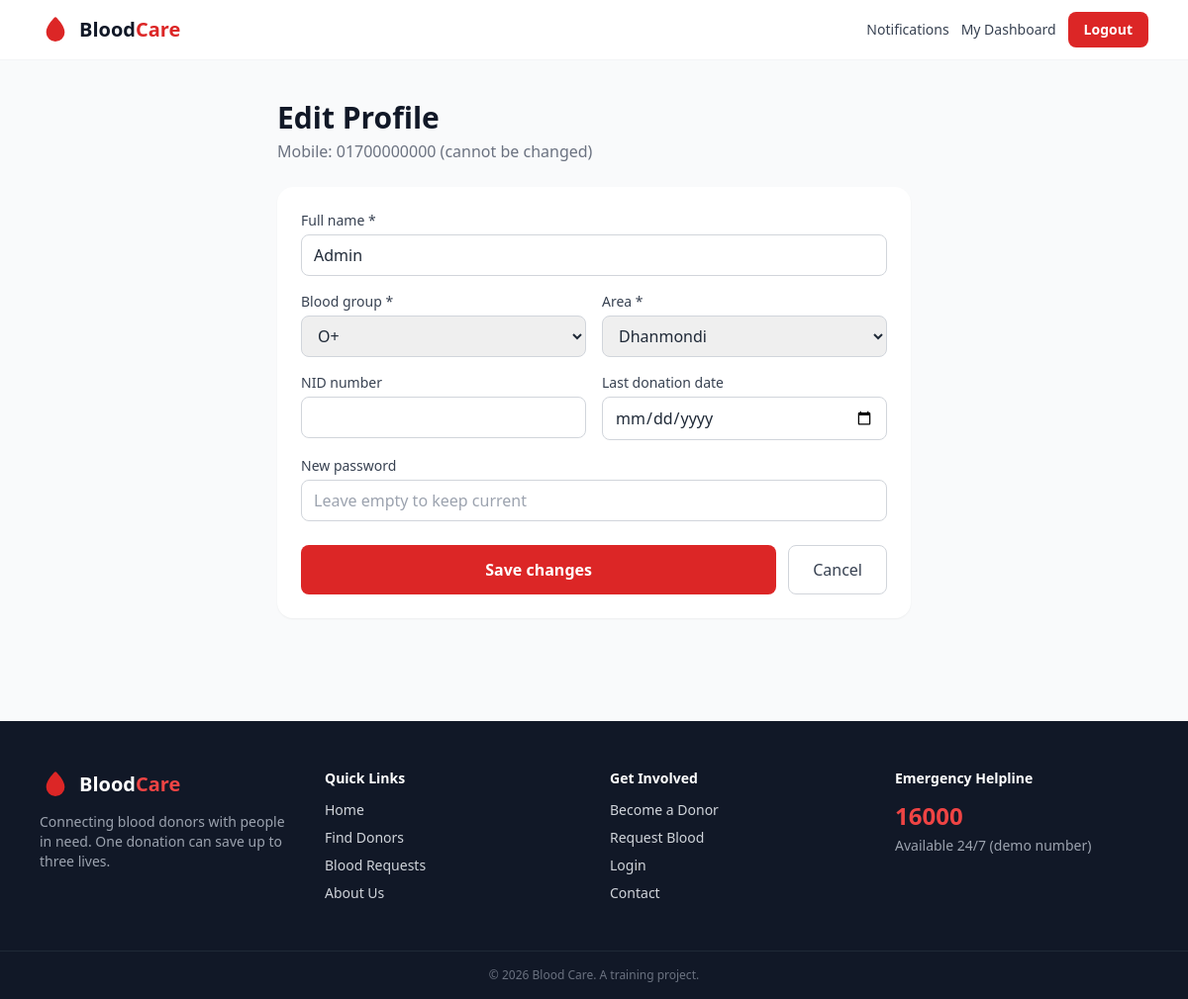
The app's page /profile.php (signed in) with its own data.
### tables this page shows
CREATE TABLE `users` (
  `id` int(11) NOT NULL AUTO_INCREMENT,
  `name` varchar(100) NOT NULL,
  `mobile_no` varchar(15) NOT NULL,                 
  `password` varchar(255) NOT NULL,                 
  `blood_group` varchar(10) NOT NULL,
  `area_id` int(11) DEFAULT NULL,
  `dob` date DEFAULT NULL COMMENT 'dob=date of birth',
  `nid` varchar(20) DEFAULT NULL,                   
  `last_donation_date` date DEFAULT NULL,
  `is_verified` tinyint(1) NOT NULL DEFAULT 0,      
  `status` tinyint(1) NOT NULL DEFAULT 1 COMMENT '1=active, 2= unavailable,3=inactive',   
  `role` enum('user','admin') NOT NULL DEFAULT 'user',   
  PRIMARY KEY (`id`),
  UNIQUE KEY `mobile_no` (`mobile_no`),
  CONSTRAINT `fk_users_area` FOREIGN KEY (`area_id`) REFERENCES `areas` (`id`) ON DELETE SET NULL    
);

### profile.php (the view, shortened to what this page needs)
<?php
require_once 'includes/functions.php';
$user = current_user();
require 'includes/header.php';
?>
  <main class="mx-auto max-w-2xl px-4 py-10">
    <h1 class="text-3xl font-bold text-gray-900">Edit Profile</h1>
    <p class="mt-1 text-gray-500">Mobile: <?= e($user['mobile_no']) ?> (cannot be changed)</p>
    <form method="post" action="profile.php" class="mt-6 rounded-2xl bg-white p-6 shadow-sm">
      <div class="grid gap-4 sm:grid-cols-2">
        <div class="sm:col-span-2">
          <label for="name" class="mb-1 block text-sm font-medium text-gray-700">Full name *</label>
          <input id="name" name="name" type="text" value="<?= e($user['name']) ?>" required class="<?= INPUT_CLASS ?>">
        </div>
        <div>
          <label for="blood-group" class="mb-1 block text-sm font-medium text-gray-700">Blood group *</label>
          <select id="blood-group" name="blood_group" required class="<?= INPUT_CLASS ?>"><?= select_options($blood_groups, $user['blood_group'], 'Select') ?></select>
        </div>
        <div>
          <label for="area-id" class="mb-1 block text-sm font-medium text-gray-700">Area *</label>
          <select id="area-id" name="area_id" required class="<?= INPUT_CLASS ?>"><?= area_options($areas, $user['area_id'], 'Select') ?></select>
        </div>
        <div>
          <label for="nid" class="mb-1 block text-sm font-medium text-gray-700">NID number</label>
          <input id="nid" name="nid" type="text" inputmode="numeric" value="<?= e($user['nid']) ?>" class="<?= INPUT_CLASS ?>">
        </div>
        <div>
          <label for="last-donation-date" class="mb-1 block text-sm font-medium text-gray-700">Last donation date</label>
          <input id="last-donation-date" name="last_donation_date" type="date" max="<?= date('Y-m-d') ?>" value="<?= e($user['last_donation_date']) ?>" class="<?= INPUT_CLASS ?>">
        </div>
        <div class="sm:col-span-2">
          <label for="new-password" class="mb-1 block text-sm font-medium text-gray-700">New password</label>
          <input id="new-password" name="new_password" type="password" placeholder="Leave empty to keep current" class="<?= INPUT_CLASS ?>">
        </div>
      </div>
      <div class="mt-6 flex gap-3">
        <button type="submit" class="flex-1 rounded-lg bg-brand-600 px-4 py-3 font-semibold text-white hover:bg-brand-700">Save changes</button>
        <a href="dashboard.php" class="rounded-lg border border-gray-300 px-6 py-3 font-medium text-gray-700 hover:bg-gray-50">Cancel</a>
      </div>
    </form>
  </main>
<?php require 'includes/footer.php'; ?>

### assets/css/style.css (style rules this page uses)
html { scroll-behavior: smooth; }

### records on screen
users: mobile_no "01700000000", name "Admin", blood_group "O+", area_id "Dhanmondi"

### other values on screen
SITE_NAME "Blood Care"
